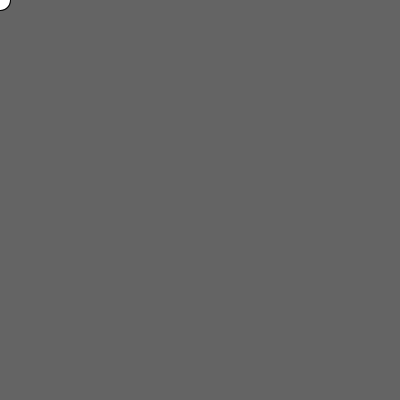
Frame 1 (no input)
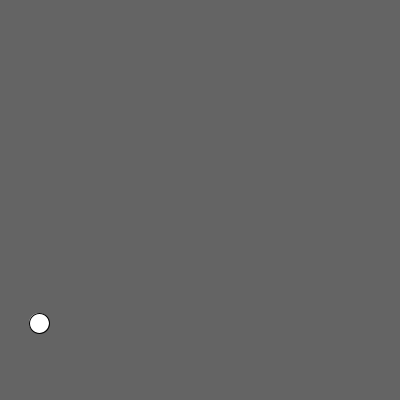
Frame 60 (the mouse pressed at the canvas centre just before this capture)
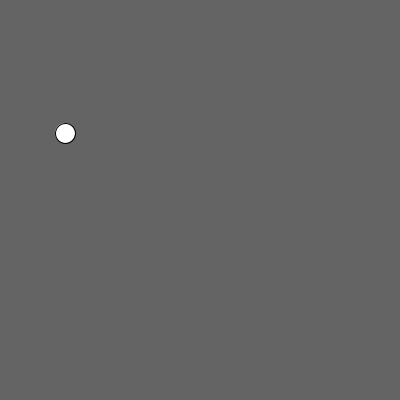
Frame 120 (the mouse held since frame 60 and released just before this capture)

The Processing sketch that drew these frames (run headless with seeded random() and noise(); from frame 60 on, the mouse is pressed at the canvas centre):

// Processing sketch: processing_105277
// ── processing_105277.pde

int posX = 0;
int posY = 0;
int velX = 13;
int velY = 19;

void setup() {
  size(400, 400);
  frameRate(30);
}

void draw() {
  background(100);
  ellipse(posX, posY, 20, 20);
  posX = posX + velX;
  posY = posY + velY;
  if (posX < 10||posX > width - 10)velX = -1 * velX;
  if (posY < 10||posY > height - 10)velY = -1 * velY;
}
